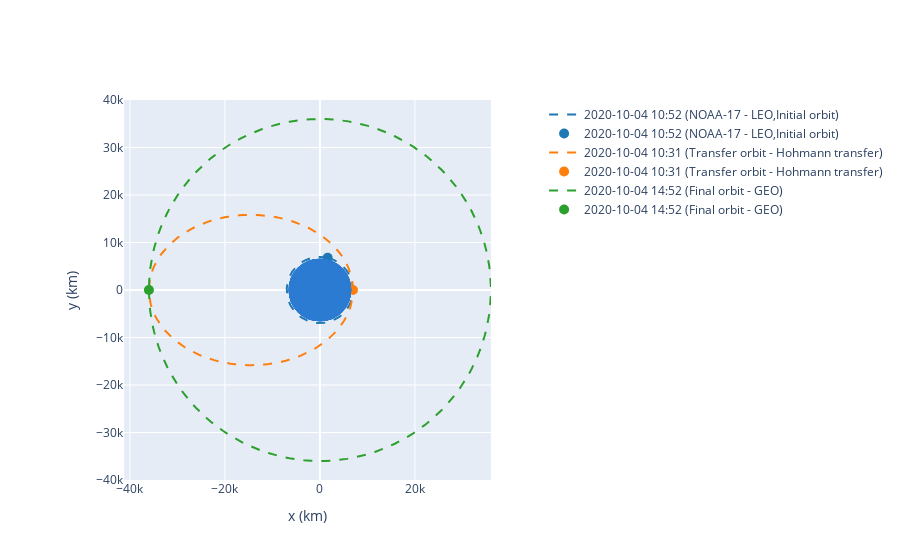

Notebook code for this chart:
### Code cell
# Obtain the orbit after applying Hohmann transfer.

from poliastro.plotting import OrbitPlotter2D, OrbitPlotter3D

op = OrbitPlotter2D()
orb2, orb3 = orb1.apply_maneuver(hoh, intermediate=True)
op.plot(orb1, label="NOAA-17 - LEO,Initial orbit")
op.plot(orb2, label="Transfer orbit - Hohmann transfer")
op.plot(orb3, label="Final orbit - GEO")

### Figure 1 — Plotly figure (JSON) as saved in the notebook; plotly's stock layout.template omitted (floating-point values rounded to 4 significant figures; data arrays with more than 128 entries replaced by an {"elided": "..."} marker saying what was removed)
{"data": [{"hoverinfo": "none", "line": {"color": "rgb(31, 119, 180)", "dash": "dash", "width": 2}, "mode": "lines", "name": "2020-10-04 10:52 (NOAA-17 - LEO,Initial orbit)", "type": "scatter", "x": {"elided": "150 float values"}, "y": {"elided": "150 float values"}}, {"marker": {"color": "rgb(31, 119, 180)", "size": 10}, "mode": "markers", "name": "2020-10-04 10:52 (NOAA-17 - LEO,Initial orbit)", "type": "scatter", "x": [1631.0], "y": [6774.0]}, {"hoverinfo": "none", "line": {"color": "rgb(255, 127, 14)", "dash": "dash", "width": 2}, "mode": "lines", "name": "2020-10-04 10:31 (Transfer orbit - Hohmann transfer)", "type": "scatter", "x": {"elided": "150 float values"}, "y": {"elided": "150 float values"}}, {"marker": {"color": "rgb(255, 127, 14)", "size": 10}, "mode": "markers", "name": "2020-10-04 10:31 (Transfer orbit - Hohmann transfer)", "type": "scatter", "x": [6961.0], "y": [-8.761e-10]}, {"hoverinfo": "none", "line": {"color": "rgb(44, 160, 44)", "dash": "dash", "width": 2}, "mode": "lines", "name": "2020-10-04 14:52 (Final orbit - GEO)", "type": "scatter", "x": {"elided": "150 float values"}, "y": {"elided": "150 float values"}}, {"marker": {"color": "rgb(44, 160, 44)", "size": 10}, "mode": "markers", "name": "2020-10-04 14:52 (Final orbit - GEO)", "type": "scatter", "x": [-36000.0], "y": [4.615e-09]}], "layout": {"autosize": true, "shapes": [{"fillcolor": "#2a7bd1", "line": {"color": "#2a7bd1"}, "opacity": 1, "type": "circle", "x0": -6378.0, "x1": 6378.0, "xref": "x", "y0": -6378.0, "y1": 6378.0, "yref": "y"}, {"fillcolor": "#2a7bd1", "line": {"color": "#2a7bd1"}, "opacity": 1, "type": "circle", "x0": -6378.0, "x1": 6378.0, "xref": "x", "y0": -6378.0, "y1": 6378.0, "yref": "y"}, {"fillcolor": "#2a7bd1", "line": {"color": "#2a7bd1"}, "opacity": 1, "type": "circle", "x0": -6378.0, "x1": 6378.0, "xref": "x", "y0": -6378.0, "y1": 6378.0, "yref": "y"}, {"fillcolor": "#2a7bd1", "line": {"color": "#2a7bd1"}, "opacity": 1, "type": "circle", "x0": -6378.0, "x1": 6378.0, "xref": "x", "y0": -6378.0, "y1": 6378.0, "yref": "y"}, {"fillcolor": "#2a7bd1", "line": {"color": "#2a7bd1"}, "opacity": 1, "type": "circle", "x0": -6378.0, "x1": 6378.0, "xref": "x", "y0": -6378.0, "y1": 6378.0, "yref": "y"}, {"fillcolor": "#2a7bd1", "line": {"color": "#2a7bd1"}, "opacity": 1, "type": "circle", "x0": -6378.0, "x1": 6378.0, "xref": "x", "y0": -6378.0, "y1": 6378.0, "yref": "y"}], "xaxis": {"constrain": "domain", "title": {"text": "x (km)"}}, "yaxis": {"scaleanchor": "x", "title": {"text": "y (km)"}}}}
